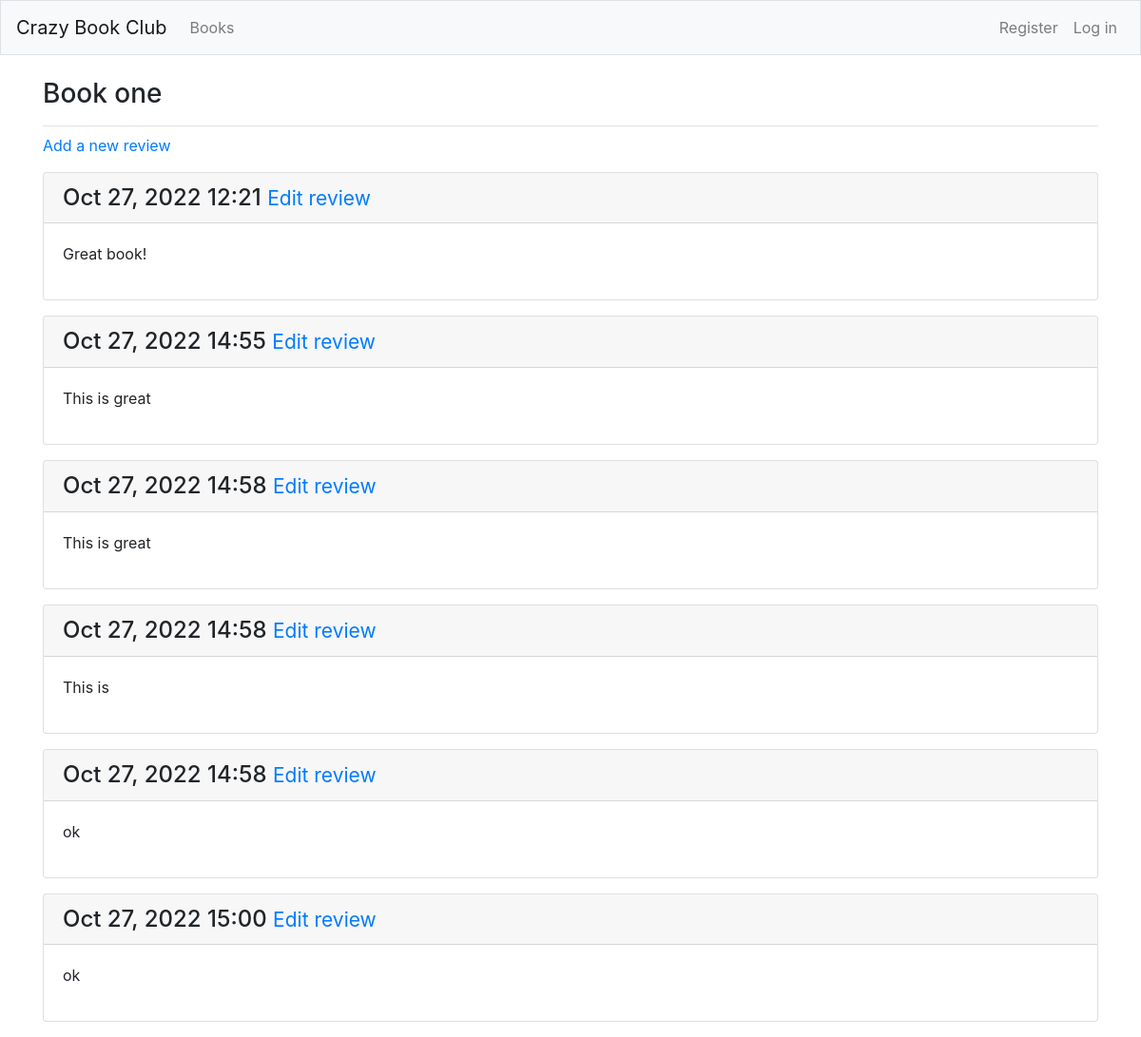
Screenshot of /books/1 with the database file from the repository.
### crazy_book/models.py (models this page shows)
class Book(models.Model):
    name = models.CharField(max_length = 50) # the name of the book
    authors = models.JSONField() # author(s) of the book
    year_published = models.IntegerField() # year the book was published
    date_added = models.DateTimeField(auto_now_add = True)
    date_modified = models.DateTimeField(auto_now_add = True)
    owner = models.ForeignKey(User, on_delete=models.CASCADE)
    def __str__(self):
        return self.name

class Review(models.Model):
    my_review = models.TextField() # the review of book(s)
    stars = models.IntegerField() # the star rating of a book
    unfinished = models.BooleanField() # tells if the book has been read or not
    date_added = models.DateTimeField(auto_now_add = True)
    date_modified = models.DateTimeField(auto_now_add = True)
    book = models.ForeignKey(Book, on_delete=models.CASCADE) # foreign key of the book
    def __str__(self):
        return f"{self.my_review[:50]}"

### crazy_book/views.py (the view)
# urls.py: path('books/<int:book_id>', views.book, name='book'),
def book(request, book_id):
    book = Book.objects.get(id=book_id)
    reviews = book.review_set.all()
    context = {'book': book, 'reviews': reviews}
    return render(request, 'crazy_book/book.html', context)

### crazy_book/templates/crazy_book/book.html
{% extends 'crazy_book/base.html' %}
{% block page_header %}
    <h3>{{ book }}</h3>
{% endblock page_header %}
{% block content %}
    <p>
        <a href="{% url 'crazy_book:new_review' book.id %}">Add a new review</a>
    </p>
    {% for review in reviews %}
        <div class="card mb-3">
            <h4 class="card-header">
                {{ review.date_added|date:'M d, Y H:i' }}
                <small><a href="{% url 'crazy_book:edit_review' review.id %}">
                    Edit review</a></small>
            </h4>
            <div class="card-body">
                {{ review|linebreaks }}
            </div>
        </div>
    {% empty %}
        <p>There are no reviews for this book yet.</p>
    {% endfor %}
{% endblock content %}

### rows the page displays
Book: name "Book one"
Review: date_added "Oct 27, 2022 12:21", my_review "Great book!"
Review: date_added "Oct 27, 2022 14:55", my_review "This is great"
Review: date_added "Oct 27, 2022 14:58", my_review "This is great"
Review: date_added "Oct 27, 2022 14:58", my_review "This is"
Review: date_added "Oct 27, 2022 14:58", my_review "ok"
Review: date_added "Oct 27, 2022 15:00", my_review "ok"
